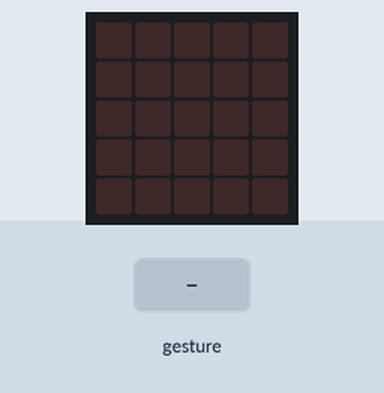
This program was run on a simulated BBC micro:bit running MicroPython. Parts: the board's 5×5 LED display. Inputs (shaded band) come from the test bench. Random numbers come from a fixed seed; a tilt is held for 1.5 s and a shake lasts 1 s, then the board lies face up again.

Above: at 1.2 s.
1.3 s: gesture 'shake'
At 2.8 s:
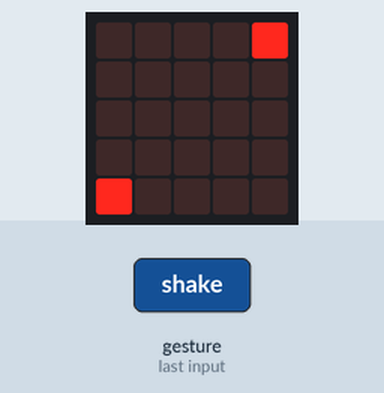
4.0 s: gesture 'shake'
At 6.1 s:
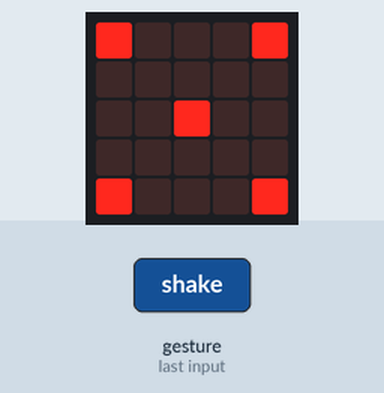
6.7 s: gesture 'shake'
At 9.1 s:
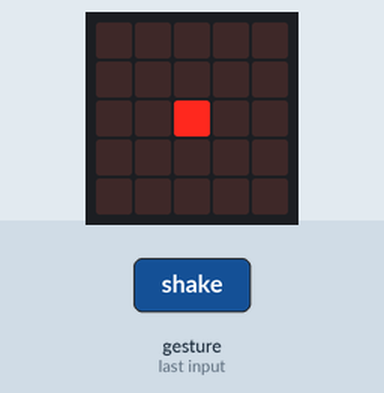
9.4 s: gesture 'shake'
At 11.4 s:
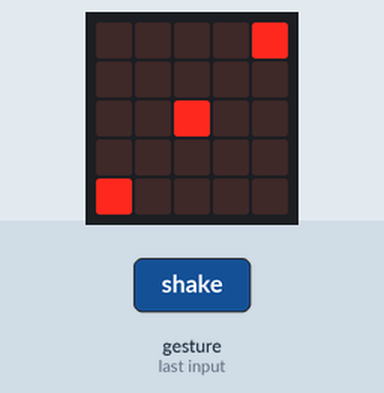
Timing chart, 0 to 12.9 s (numbered marks = the images above; inputs shaded):
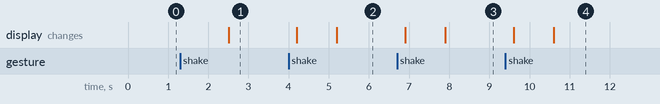

The program:

shakeydoodah.py
```python
from microbit import *
import random

six = Image( "90009:"
             "00000:"
             "90009:"
             "00000:"
             "90009" )

five = Image("90009:"
             "00000:"
             "00900:"
             "00000:"
             "90009" )

four = Image("90009:"
             "00000:"
             "00000:"
             "00000:"
             "90009" )

three =Image("00009:"
             "00000:"
             "00900:"
             "00000:"
             "90000" )

two  = Image("00009:"
             "00000:"
             "00000:"
             "00000:"
             "90000" )

one  = Image("00000:"
             "00000:"
             "00900:"
             "00000:"
             "00000" )

dice = (one, two, three, four, five, six)

while True:
    if accelerometer.was_gesture("shake"):
        display.clear()
        sleep(1000)
        display.show(random.choice(dice))
```

Measured:
- after the input at 1.3 s, the display: changes after 1.2 s (image 1)
- after the input at 4.0 s, the display: first changes after 0.20 s (image 2 shows a later state)
- after the input at 6.7 s, the display: first changes after 0.20 s (image 3 shows a later state)
- after the input at 9.4 s, the display: first changes after 0.20 s (image 4 shows a later state)
